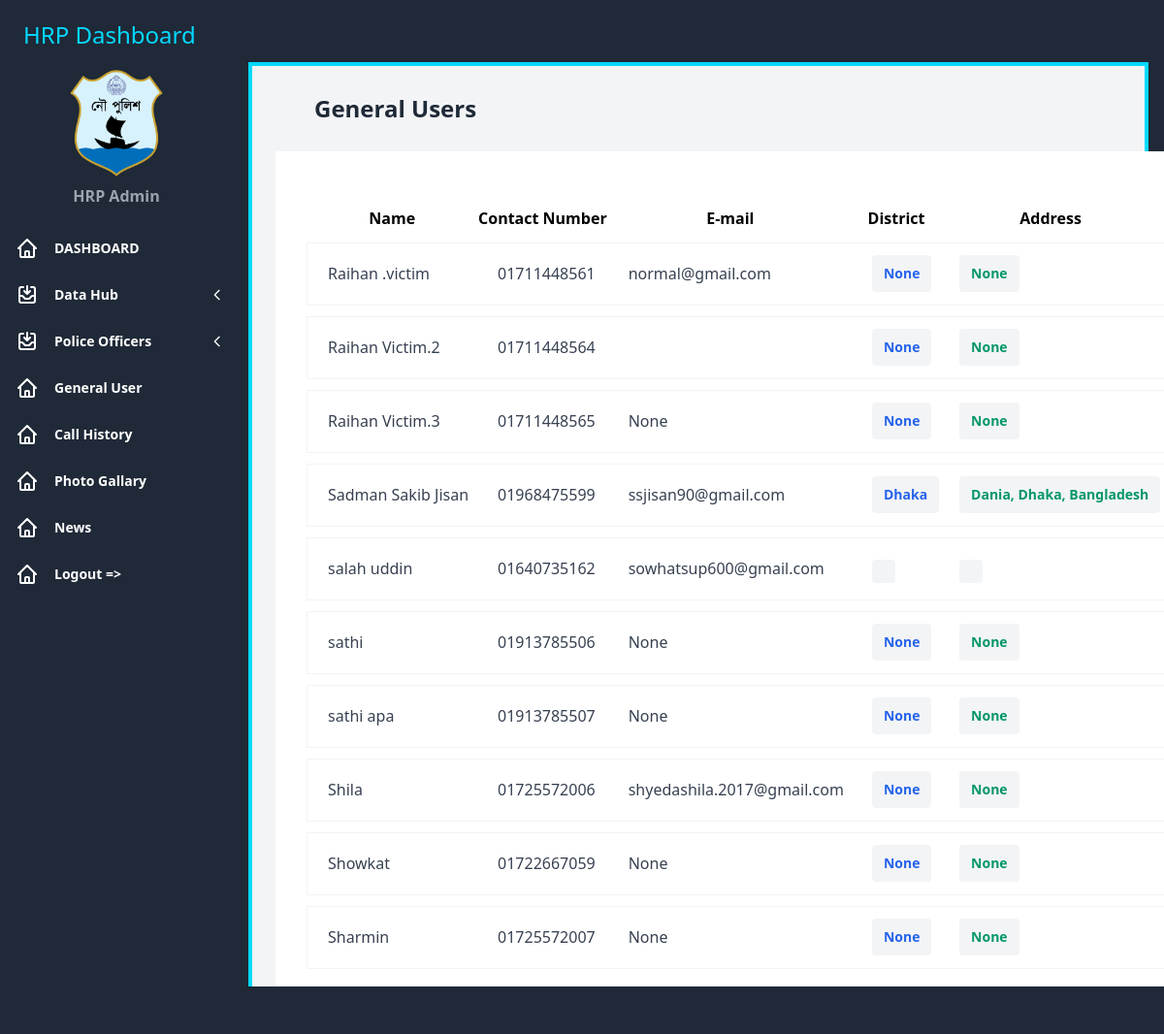
The page /users (signed in) on the database its author committed.
### account/models.py (models this page shows, shortened)
class CustomUser(AbstractBaseUser, PermissionsMixin):
    USER_TYPE_CHOICES = [
        ('normal', 'Normal User'),
        ('police', 'Police User'),
    ]
    email = models.EmailField(unique=True, null=True, blank=True)
    profile_picture = models.ImageField(upload_to='pp/', blank=True, null=True)
    name = models.CharField(max_length=255)
    phone = PhoneNumberField(unique=True, null=True, blank=True)
    lat = models.CharField(max_length=255, null=True, blank=True)
    lon = models.CharField(max_length=255, null=True, blank=True)
    user_type = models.CharField(max_length=10, choices=USER_TYPE_CHOICES)
    dob = models.DateField(null=True, blank=True)  # Only for Police Users
    thana = models.CharField(max_length=100, blank=True, null=True)
    batch = models.CharField(max_length=100, null=True, blank=True)
    bp = models.CharField(max_length=100, null=True, blank=True)
    rank = models.CharField(max_length=100, null=True, blank=True)
    district = models.CharField(max_length=30, null=True, blank=True)
    address = models.CharField(max_length=1000, blank=True, null=True)
    nid = models.CharField(max_length=20, null=True, blank=True)
    profession = models.CharField(max_length=50, null=True, blank=True)
    device_token = models.CharField(max_length=255, null=True, blank=True)
    is_active = models.BooleanField(default=True)
    is_staff = models.BooleanField(default=False)
    is_on_duty = models.BooleanField(default=False)
    date_joined = models.DateTimeField(default=timezone.now)
    otp = models.CharField(max_length=6, blank=True, null=True)
    otp_expires_at = models.DateTimeField(blank=True, null=True)
    objects = CustomUserManager()
    USERNAME_FIELD = 'phone'
    REQUIRED_FIELDS = ['name']
    class Meta:
        permissions = [
            ('can_view_police_users', 'Can view police users'),
        ]
    groups = models.ManyToManyField(
        Group,
        related_name='customuser_set',
        blank=True
    )
    user_permissions = models.ManyToManyField(
        Permission,
        related_name='customuser_set',
        blank=True
    )

### datahub/views.py (the view)
# urls.py: path('users', users, name='users'),
@login_required
def users(request, *args, **kwargs):
    user = CustomUser.objects.filter(user_type='normal')
    context = {
        'police': user
    }
    return render(request, 'datahub/users.html', context)

### template/datahub/users.html (shortened to what this page needs)
{% extends 'datahub/base.html' %}  {% block content %}
<div class="sm:px-6 w-full">
  <div class="px-4 md:px-10 py-4 md:py-7">
    <div class="flex items-center justify-between">
      <p
        tabindex="0"
        class="focus:outline-none text-base sm:text-lg md:text-xl lg:text-2xl font-bold leading-normal text-gray-800"
      >
        General Users
      </p>
    </div>
  </div>
  <div class="bg-white py-4 md:py-7 px-4 md:px-8 xl:px-10">
    <div class="mt-7 overflow-x-auto">
      <table class="w-full whitespace-nowrap">
        <thead>
            <tr>
                <th>Name</th>
                <th>Contact Number</th>
                <th>E-mail</th>
                <th>District</th>
                <th>Address</th>
                <th>Nid</th>
            </tr>
            <tr class="h-3"></tr>
        </thead>
        <tbody>
            {% for e in police %}
          <tr
            tabindex="0"
            class="focus:outline-none h-16 border border-gray-100 rounded"
          >
            <td class="">
              <div class="flex items-center pl-5">
                <p
                  class="text-base font-medium leading-none text-gray-700 mr-2"
                >
                  {{e.name}}
                </p>
              </div>
            </td>
            <td class="">
                <div class="flex items-center pl-5">
                  <p
                    class="text-base font-medium leading-none text-gray-700 mr-2"
                  >
                    {{e.phone}}
                  </p>
                </div>
              </td>
              <td class="">
                <div class="flex items-center pl-5">
                  <p
                    class="text-base font-medium leading-none text-gray-700 mr-2"
                  >
                    {{e.email}}
                  </p>
                </div>
              </td>
            <td class="pl-5">
              <button
                class="font-bold py-3 px-3 text-sm focus:outline-none leading-none text-blue-600 bg-gray-100 rounded"
              >
                {{e.district}}
              </button>
            </td>
            <td class="pl-5">
                <button
                  class="py-3 px-3 text-sm focus:outline-none leading-none text-green-600 font-bold bg-gray-100 rounded"
                >
                  {{e.address}}
                </button>
              </td>
              <td class="pl-5">
              </td>
          </tr>
          <tr class="h-3"></tr>
          {% endfor %}
        </tbody>
      </table>
    </div>
  </div>
</div>
{% endblock content %}

### rows shown on the page
CustomUser: name "Raihan .victim", phone "01711448561", email "normal@gmail.com", district "None", address "None"
CustomUser: name "Raihan Victim.2", phone "01711448564", district "None", address "None"
CustomUser: name "Raihan Victim.3", phone "01711448565", email "None", district "None", address "None"
CustomUser: name "Sadman Sakib Jisan", phone "01968475599", email "ssjisan90@gmail.com", district "Dhaka", address "Dania, Dhaka, Bangladesh"
CustomUser: name "salah uddin", phone "01640735162", email "sowhatsup600@gmail.com"
CustomUser: name "sathi", phone "01913785506", email "None", district "None", address "None"
CustomUser: name "sathi apa", phone "01913785507", email "None", district "None", address "None"
CustomUser: name "Shila", phone "01725572006", email "shyedashila.2017@gmail.com", district "None", address "None"
CustomUser: name "Showkat", phone "01722667059", email "None", district "None", address "None"
CustomUser: name "Sharmin", phone "01725572007", email "None", district "None", address "None"
